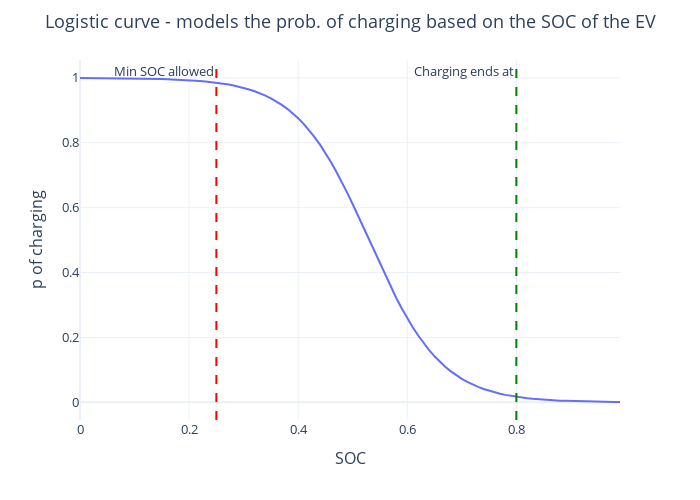

This figure's notebook cell:
### Code cell
fig = px.line(x=x, y=charge_prob(x))

fig.add_vline(x=0.25,
              line_dash='dash',
              line_width=2,
              line_color='red',
              annotation_position='top left',
              annotation_text='Min SOC allowed')

fig.add_vline(x=0.8,
              line_dash='dash',
              line_width=2,
              line_color='green',
              annotation_position='top left',
              annotation_text='Charging ends at')

fig.update_xaxes(title='SOC',
                 showgrid=True)

fig.update_yaxes(title='p of charging',
                 showgrid=True)

fig.update_layout(width=700,
                  height=500,
                  template='plotly_white',
                  title={'text':"Logistic curve - models the prob. of charging based on the SOC of the EV",
                         'x':0.5,
                         'y':0.97},
                     font=dict(
                       # family="Courier New, monospace",
                       size=13)
                )

fig.show()

### Figure 1 — Plotly figure (JSON) as saved in the notebook; plotly's stock layout.template omitted (floating-point values rounded to 4 significant figures)
{"data": [{"hovertemplate": "x=%{x}<br>y=%{y}<extra></extra>", "legendgroup": "", "line": {"color": "#636efa", "dash": "solid"}, "marker": {"symbol": "circle"}, "mode": "lines", "name": "", "orientation": "v", "showlegend": false, "type": "scatter", "x": [0, 0.01, 0.02, 0.03, 0.04, 0.05, 0.06, 0.07, 0.08, 0.09, 0.1, 0.11, 0.12, 0.13, 0.14, 0.15, 0.16, 0.17, 0.18, 0.19, 0.2, 0.21, 0.22, 0.23, 0.24, 0.25, 0.26, 0.27, 0.28, 0.29, 0.3, 0.31, 0.32, 0.33, 0.34, 0.35, 0.36, 0.37, 0.38, 0.39, 0.4, 0.41, 0.42, 0.43, 0.44, 0.45, 0.46, 0.47, 0.48, 0.49, 0.5, 0.51, 0.52, 0.53, 0.54, 0.55, 0.56, 0.57, 0.58, 0.59, 0.6, 0.61, 0.62, 0.63, 0.64, 0.65, 0.66, 0.67, 0.68, 0.69, 0.7, 0.71, 0.72, 0.73, 0.74, 0.75, 0.76, 0.77, 0.78, 0.79, 0.8, 0.81, 0.82, 0.83, 0.84, 0.85, 0.86, 0.87, 0.88, 0.89, 0.9, 0.91, 0.92, 0.93, 0.94, 0.95, 0.96, 0.97, 0.98, 0.99], "xaxis": "x", "y": [0.9996, 0.9996, 0.9995, 0.9994, 0.9994, 0.9993, 0.9991, 0.999, 0.9988, 0.9986, 0.9984, 0.9982, 0.9979, 0.9975, 0.9971, 0.9967, 0.9961, 0.9955, 0.9948, 0.9939, 0.993, 0.9918, 0.9905, 0.989, 0.9873, 0.9852, 0.9829, 0.9802, 0.977, 0.9734, 0.9692, 0.9644, 0.9589, 0.9526, 0.9453, 0.937, 0.9276, 0.9168, 0.9047, 0.8909, 0.8754, 0.8581, 0.8389, 0.8176, 0.7941, 0.7685, 0.7408, 0.7109, 0.6792, 0.6457, 0.6106, 0.5744, 0.5374, 0.5, 0.4626, 0.4256, 0.3894, 0.3543, 0.3208, 0.2891, 0.2592, 0.2315, 0.2059, 0.1824, 0.1611, 0.1419, 0.1246, 0.1091, 0.09535, 0.08317, 0.07243, 0.06297, 0.05468, 0.04743, 0.04109, 0.03557, 0.03077, 0.0266, 0.02298, 0.01984, 0.01712, 0.01477, 0.01274, 0.01099, 0.009471, 0.008163, 0.007034, 0.00606, 0.00522, 0.004496, 0.003872, 0.003335, 0.002872, 0.002473, 0.002129, 0.001833, 0.001578, 0.001359, 0.00117, 0.001007], "yaxis": "y"}], "layout": {"annotations": [{"showarrow": false, "text": "Min SOC allowed", "x": 0.25, "xanchor": "right", "xref": "x", "y": 1, "yanchor": "top", "yref": "y domain"}, {"showarrow": false, "text": "Charging ends at", "x": 0.8, "xanchor": "right", "xref": "x", "y": 1, "yanchor": "top", "yref": "y domain"}], "font": {"size": 13}, "height": 500, "legend": {"tracegroupgap": 0}, "margin": {"t": 60}, "shapes": [{"line": {"color": "red", "dash": "dash", "width": 2}, "type": "line", "x0": 0.25, "x1": 0.25, "xref": "x", "y0": 0, "y1": 1, "yref": "y domain"}, {"line": {"color": "green", "dash": "dash", "width": 2}, "type": "line", "x0": 0.8, "x1": 0.8, "xref": "x", "y0": 0, "y1": 1, "yref": "y domain"}], "title": {"text": "Logistic curve - models the prob. of charging based on the SOC of the EV", "x": 0.5, "y": 0.97}, "width": 700, "xaxis": {"anchor": "y", "domain": [0, 1], "showgrid": true, "title": {"text": "SOC"}}, "yaxis": {"anchor": "x", "domain": [0, 1], "showgrid": true, "title": {"text": "p of charging"}}}}
